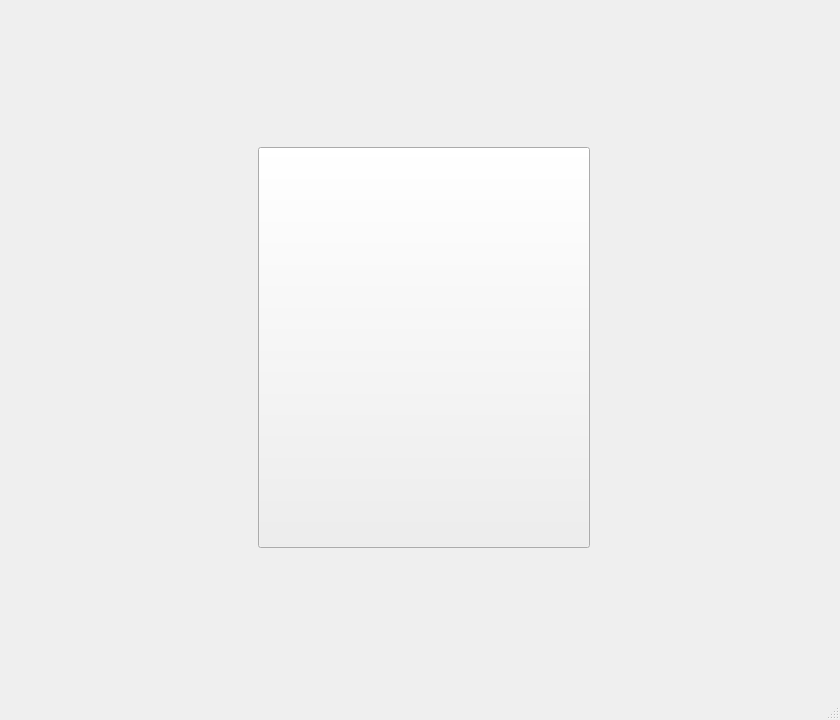
<?xml version="1.0" encoding="UTF-8"?>
<ui version="4.0">
 <class>MainWindow</class>
 <widget class="QMainWindow" name="MainWindow">
  <property name="geometry">
   <rect>
    <x>0</x>
    <y>0</y>
    <width>840</width>
    <height>720</height>
   </rect>
  </property>
  <property name="minimumSize">
   <size>
    <width>840</width>
    <height>720</height>
   </size>
  </property>
  <property name="maximumSize">
   <size>
    <width>840</width>
    <height>720</height>
   </size>
  </property>
  <property name="windowTitle">
   <string>Arch Creator</string>
  </property>
  <widget class="QWidget" name="centralwidget">
   <widget class="QWidget" name="layoutWidget">
    <property name="geometry">
     <rect>
      <x>11</x>
      <y>11</y>
      <width>826</width>
      <height>654</height>
     </rect>
    </property>
    <layout class="QGridLayout" name="gridLayout_3">
     <item row="0" column="0">
      <spacer name="horizontalSpacer">
       <property name="orientation">
        <enum>Qt::Horizontal</enum>
       </property>
       <property name="sizeHint" stdset="0">
        <size>
         <width>289</width>
         <height>20</height>
        </size>
       </property>
      </spacer>
     </item>
     <item row="0" column="2">
      <spacer name="horizontalSpacer_2">
       <property name="orientation">
        <enum>Qt::Horizontal</enum>
       </property>
       <property name="sizeHint" stdset="0">
        <size>
         <width>289</width>
         <height>20</height>
        </size>
       </property>
      </spacer>
     </item>
     <item row="0" column="1">
      <widget class="QPushButton" name="pushButton">
       <property name="minimumSize">
        <size>
         <width>332</width>
         <height>401</height>
        </size>
       </property>
       <property name="maximumSize">
        <size>
         <width>125</width>
         <height>128</height>
        </size>
       </property>
       <property name="text">
        <string/>
       </property>
      </widget>
     </item>
     <item row="1" column="1">
      <spacer name="verticalSpacer_2">
       <property name="orientation">
        <enum>Qt::Vertical</enum>
       </property>
       <property name="sizeHint" stdset="0">
        <size>
         <width>20</width>
         <height>40</height>
        </size>
       </property>
      </spacer>
     </item>
    </layout>
   </widget>
  </widget>
  <widget class="QMenuBar" name="menubar">
   <property name="geometry">
    <rect>
     <x>0</x>
     <y>0</y>
     <width>840</width>
     <height>26</height>
    </rect>
   </property>
  </widget>
  <widget class="QStatusBar" name="statusbar"/>
 </widget>
 <resources/>
 <connections/>
</ui>
